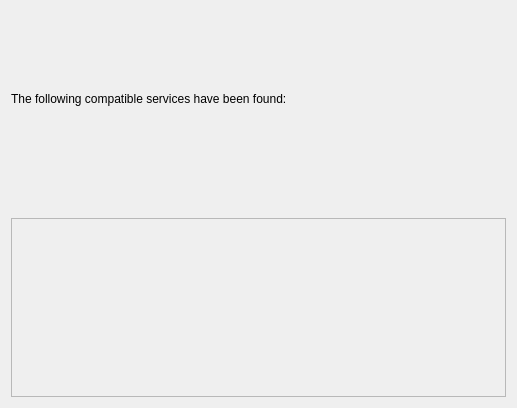
<?xml version="1.0" encoding="UTF-8"?>
<ui version="4.0">
 <class>Services</class>
 <widget class="QWidget" name="Services">
  <property name="geometry">
   <rect>
    <x>0</x>
    <y>0</y>
    <width>517</width>
    <height>408</height>
   </rect>
  </property>
  <layout class="QVBoxLayout" name="verticalLayout">
   <item>
    <layout class="QVBoxLayout" name="verticalLayout_3">
     <item>
      <widget class="QLabel" name="label">
       <property name="text">
        <string>The following compatible services have been found:</string>
       </property>
      </widget>
     </item>
     <item>
      <spacer name="verticalSpacer">
       <property name="orientation">
        <enum>Qt::Vertical</enum>
       </property>
       <property name="sizeType">
        <enum>QSizePolicy::Fixed</enum>
       </property>
       <property name="sizeHint" stdset="0">
        <size>
         <width>20</width>
         <height>25</height>
        </size>
       </property>
      </spacer>
     </item>
     <item>
      <widget class="QScrollArea" name="scrollArea">
       <property name="sizePolicy">
        <sizepolicy hsizetype="Expanding" vsizetype="Preferred">
         <horstretch>0</horstretch>
         <verstretch>0</verstretch>
        </sizepolicy>
       </property>
       <property name="widgetResizable">
        <bool>true</bool>
       </property>
       <widget class="QWidget" name="scrollAreaWidgetContents">
        <property name="geometry">
         <rect>
          <x>0</x>
          <y>0</y>
          <width>501</width>
          <height>176</height>
         </rect>
        </property>
        <layout class="QVBoxLayout" name="verticalLayout_4">
         <item>
          <layout class="QVBoxLayout" name="d_layout"/>
         </item>
         <item>
          <spacer name="verticalSpacer_2">
           <property name="orientation">
            <enum>Qt::Vertical</enum>
           </property>
           <property name="sizeHint" stdset="0">
            <size>
             <width>20</width>
             <height>159</height>
            </size>
           </property>
          </spacer>
         </item>
        </layout>
       </widget>
      </widget>
     </item>
    </layout>
   </item>
  </layout>
 </widget>
 <resources/>
 <connections/>
</ui>
